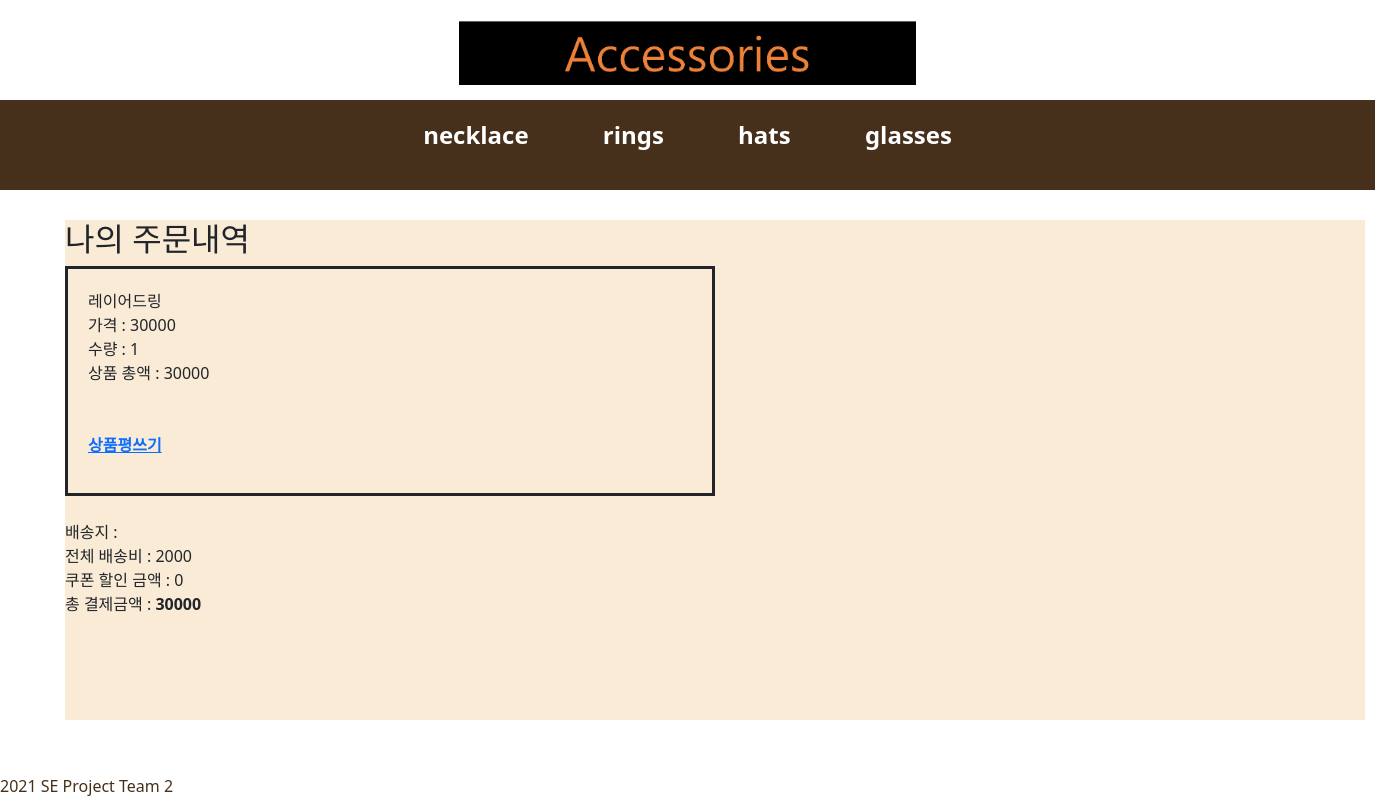
Screenshot of /order/detailOrder/80 with the database file from the repository.
### orderApp/models.py (models this page shows)
class OrderItem(models.Model):
    CATEGORY_CHOICES=(
        ('rings', 'rings'),
        ('glasses', 'glasses'),
        ('hats', 'hats'),
        ('necklace', 'necklace'),
    )
    order=models.ForeignKey(Order, on_delete=models.CASCADE)
    quantity = models.IntegerField()
    price=models.IntegerField()
    category=models.CharField(max_length=20, choices=CATEGORY_CHOICES, null=True)
    product_id = models.IntegerField()
    product_title=models.CharField(max_length=500)
    shipping_fee=models.IntegerField()
    class Meta:
        db_table='OrderItem'
    def sub_total(self):
        return self.price * self.quantity

class Order(models.Model):
    CATEGORY_CHOICES=(
        ('order_continue', 'order_continue'),
        ('order_cancle', 'order_cancle'),
        ('pay_cancle', 'pay_cancle'),
        ('pay_complete', 'pay_complete'),
        ('shipping', 'shipping'),
        ('shipping_complete', 'shipping_complete'),
        ('order_complete', 'order_complete')
    )
    order_user=models.CharField(max_length=250, blank=True)
    date_added = models.DateField(auto_now_add=True)
    total_price = models.IntegerField()
    total_quantity = models.IntegerField()
    order_state=models.CharField(max_length=20, choices=CATEGORY_CHOICES)
    total_shipping_fee=models.IntegerField()
    shipping_address=models.CharField(max_length=1000)
    coupon_id=models.CharField(max_length=1000)
    discount_price=models.IntegerField()
    before_discount=models.IntegerField()
    class Meta:
        db_table='Order'
        ordering=['date_added']

### orderApp/views.py (the view)
# urls.py: path('detailOrder/<int:order_id>', order_views.order_detail, name="order_detail"),
def order_detail(request, order_id):
    cart_count=context_processors.counter(request)
    cart_count=int(cart_count)
    count={'cart_count':cart_count}
    orders=Order.objects.get(id=order_id)
    order_items=OrderItem.objects.filter(order=orders)
    return render(request, 'order_detail.html', {'orders':orders, 'order_items':order_items, 'count':count})

### cartApp/context_processors.py (called while the page is built)
def counter(request):
    item_count=0
    if 'admin' in request.path:
        return {}
    else:
        try:
            cart= Cart.objects.filter(cart_id=request.session.get('user_id'))
            cart_items = CartItem.objects.all().filter(cart=cart[:1])
            for cart_item in cart_items:
                item_count+=cart_item.quantity
        except Cart.DoesNotExist:
            item_count=0
    return item_count

### orderApp/templates/order_detail.html
{% extends 'base.html' %}
{% block content %}
    <section>
        <h2>나의 주문내역</h2>
        <div>
            <div sytle="margin:30px; border:solid;">
                {% for order_item in order_items %}
                <div style="border:solid; width:50%; padding:20px;">
                    {{order_item.product_title}}
                    <br>가격 : {{order_item.price}}
                    <br>수량 : {{order_item.quantity}}
                    <br>상품 총액 : {{order_item.sub_total}}
                    <br><br><br>
                    <p><strong><a href="{% url 'products:review_post' order_item.pk %}">상품평쓰기</a></strong></p>
                </div>
                {% endfor %}
                <br> 배송지 : {{orders.shipping_address}}
                    <br>전체 배송비 : {{orders.total_shipping_fee}}
                    <br>쿠폰 할인 금액 : {{orders.discount_price}}
                    <br>총 결제금액 : <strong>{{orders.total_price}}</strong>
            <br><br><br>
            </div>
        </div>
    </section>
{% endblock %}

### static/css/userMain.css (style rules this page uses)
section { position: absolute; top: 220px; height: 500px; width: 100%; }

### shoppingApp/static/css/login.css (style rules this page uses)
section { position: absolute; top: 220px; height: 500px; width: 1300px; margin-left: 65px; background-color: #FAEBD7; }

### rows the page displays
OrderItem: product_title "레이어드링", price "30000", quantity "1", sub_total "30000"
Order: total_shipping_fee "2000", discount_price "0", total_price "30000"
